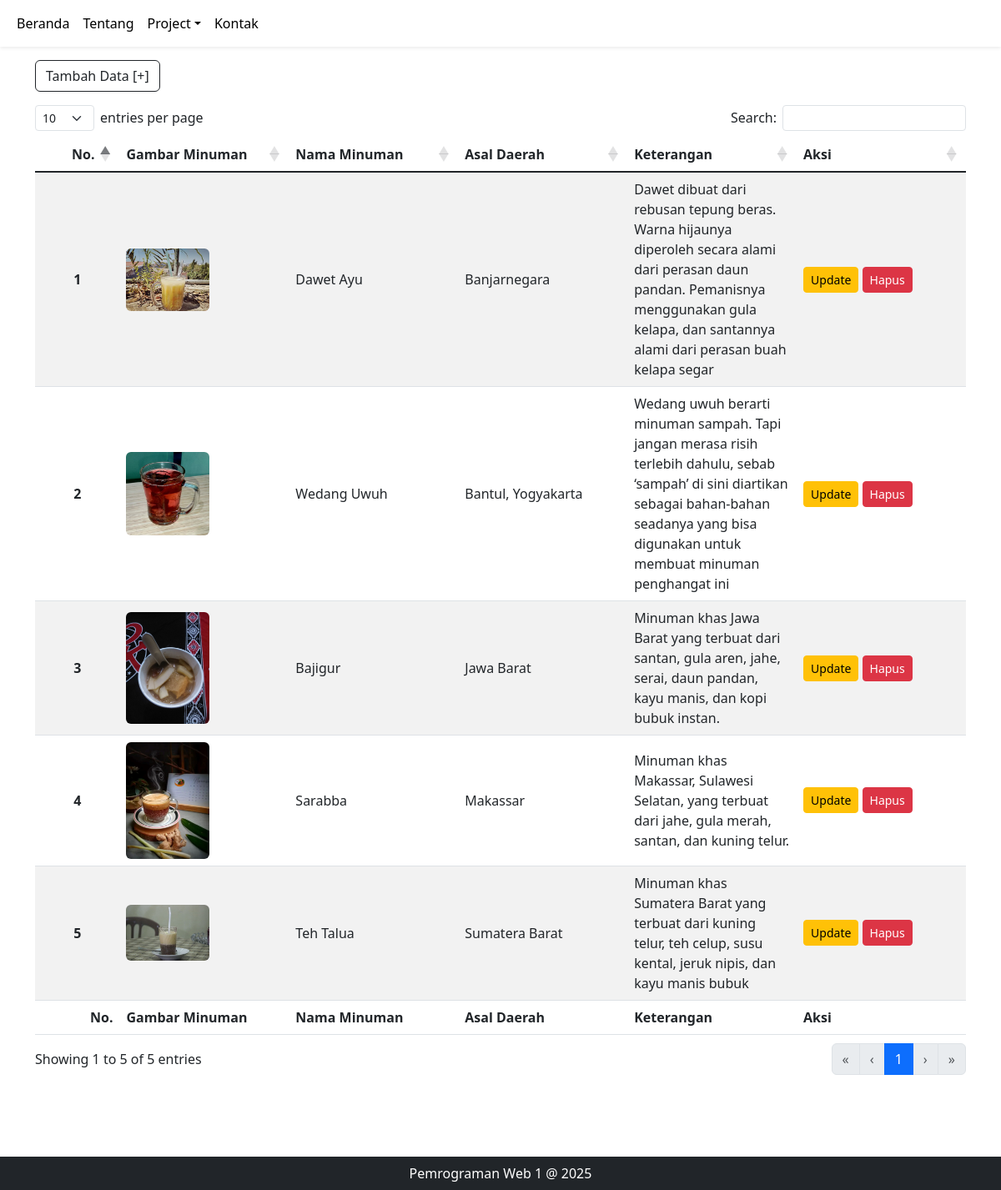
The app's page /?page=minuman with its own data.
### tables this page shows
CREATE TABLE `tbl_minuman` (
  `id_minuman` int(2) NOT NULL,
  `nama_minuman` varchar(100) NOT NULL,
  `daerah_minuman` varchar(100) NOT NULL,
  `foto_minuman` blob NOT NULL,
  `Keterangan` varchar(255) NOT NULL
);

### views/minuman_view.php (the view, shortened to what this page needs)
<?php
require "includes/config.php";
?>
<section class="home py-5">
    <form class="d-flex" method="post" action="">
        <div class="d-grid gap-2 d-md-block pb-2">
            <a type="button" class="btn btn-outline-dark" href="?page=miAdd">Tambah Data [+]</a>
        </div>
    </form>
    <table class="table align-middle table-striped" id="example">
        <thead>
            <tr>
                <th class="col-1">No.</th>
                <th class="col-2">Gambar Minuman</th>
                <th class="col-2">Nama Minuman</th>
                <th class="col-2">Asal Daerah</th>
                <th class="col-2">Keterangan</th>
                <th class="col-2">Aksi</th>
            </tr>
        </thead>
        <tbody class="table-group-divider">
            <?php
            $ambilData = "SELECT * FROM tbl_minuman ORDER BY id_minuman ASC";
            $sql = mysqli_query($connect, $ambilData);
            $no = 1;
            foreach ($sql as $value) {
            ?>
                <tr>
                    <th class="text-center"><?= $no++; ?></th>
                    <td><img src="images/minuman/<?= $value['foto_minuman']; ?>" width="100" class="rounded d-block"></td>
                    <td><?= $value['nama_minuman']; ?></td>
                    <td><?= $value['daerah_minuman']; ?></td>
                    <td><?= $value['Keterangan']; ?></td>
                    <td class="p-2">
                        <a href="?page=miEdit&id=<?= $value['id_minuman']; ?>" class="btn btn-sm btn-warning">Update</a>
                        <a href="?page=miDel&id=<?= $value['id_minuman']; ?>" class="btn btn-sm btn-danger"
                            onclick="return confirm('Yakin ingin menghapus data ini?')">Hapus</a>
                    </td>
                </tr>
            <?php } ?>
        </tbody>
        <tfoot>
            <tr>
                <th class="col-1">No.</th>
                <th class="col-2">Gambar Minuman</th>
                <th class="col-2">Nama Minuman</th>
                <th class="col-2">Asal Daerah</th>
                <th class="col-2">Keterangan</th>
                <th class="col-2">Aksi</th>
            </tr>
        </tfoot>
    </table>
</section>

### records on screen
tbl_minuman: foto_minuman (picture), nama_minuman "Dawet Ayu", daerah_minuman "Banjarnegara", Keterangan "Dawet dibuat dari rebusan tepung beras. Warna hijaunya diperoleh secara alami dari perasan daun pandan. Pemanisnya menggunakan gula kelapa, dan santannya alami dari perasan buah kelapa segar"
tbl_minuman: foto_minuman (picture), nama_minuman "Wedang Uwuh", daerah_minuman "Bantul, Yogyakarta", Keterangan "Wedang uwuh berarti minuman sampah. Tapi jangan merasa risih terlebih dahulu, sebab ‘sampah’ di sini diartikan sebagai bahan-bahan seadanya yang bisa digunakan untuk membuat minuman penghangat ini"
tbl_minuman: foto_minuman (picture), nama_minuman "Bajigur", daerah_minuman "Jawa Barat", Keterangan "Minuman khas Jawa Barat yang terbuat dari santan, gula aren, jahe, serai, daun pandan, kayu manis, dan kopi bubuk instan."
tbl_minuman: foto_minuman (picture), nama_minuman "Sarabba", daerah_minuman "Makassar", Keterangan "Minuman khas Makassar, Sulawesi Selatan, yang terbuat dari jahe, gula merah, santan, dan kuning telur."
tbl_minuman: foto_minuman (picture), nama_minuman "Teh Talua", daerah_minuman "Sumatera Barat", Keterangan "Minuman khas Sumatera Barat yang terbuat dari kuning telur, teh celup, susu kental, jeruk nipis, dan kayu manis bubuk"
